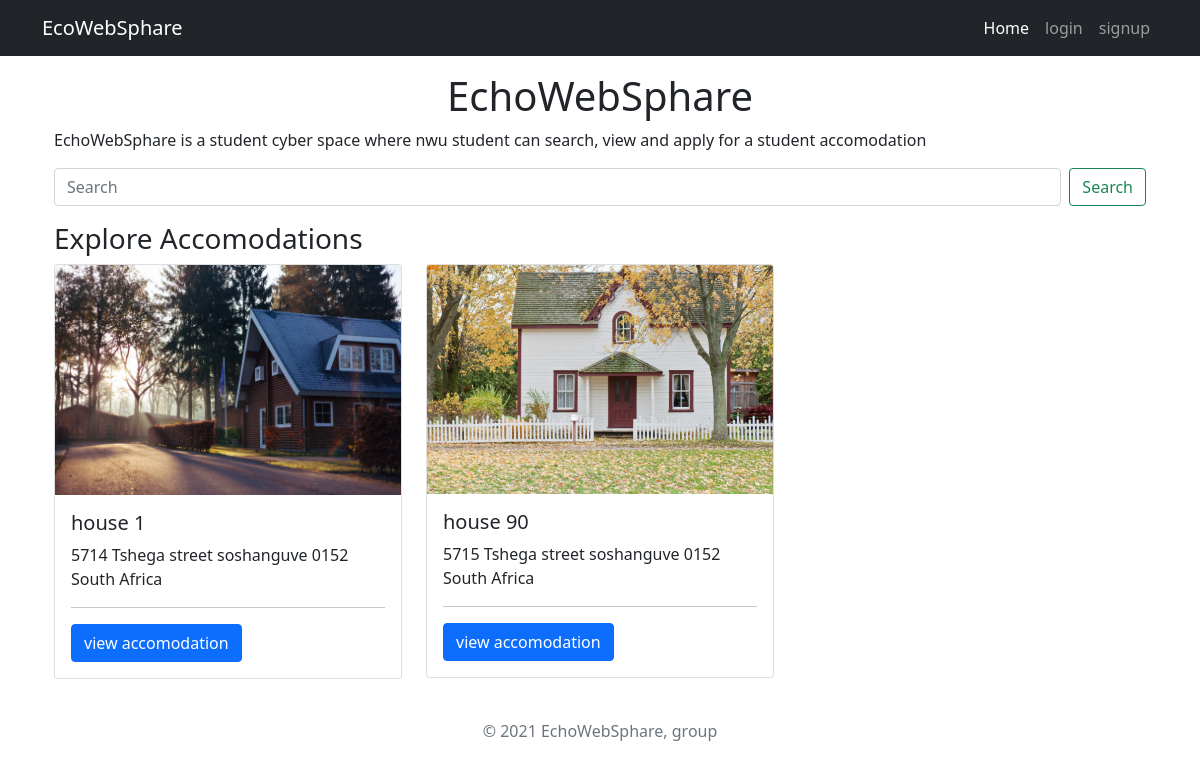
The app's page /, older data.
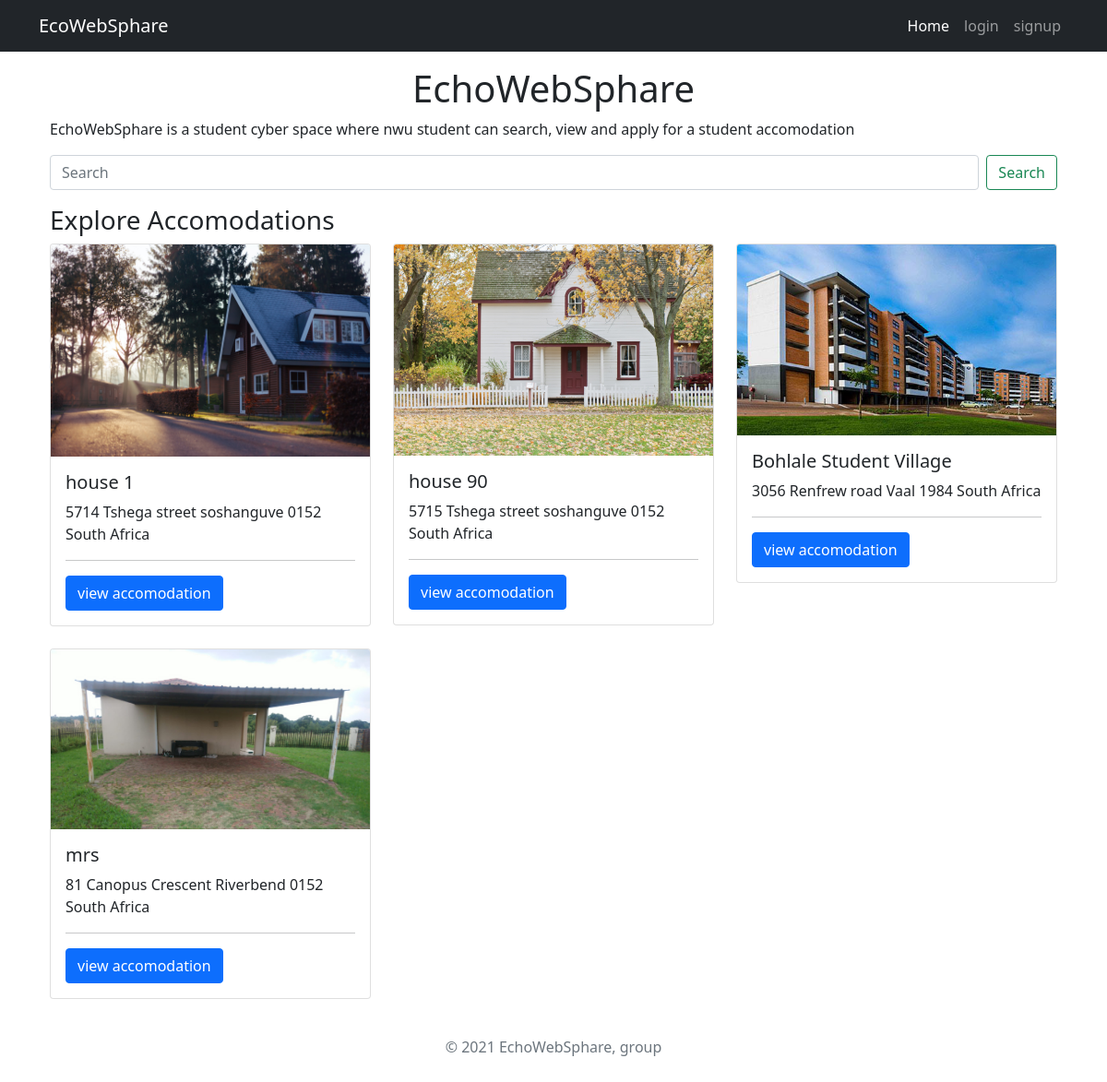
The same page, newer data.
### accomodations/models.py (models this page shows, shortened)
class Accomodation(models.Model):
    owner = models.ForeignKey(settings.AUTH_USER_MODEL,on_delete=models.CASCADE, related_name="owner")
    title = models.CharField(max_length=255, unique=True)
    address = models.OneToOneField(Address, on_delete=models.CASCADE)
    likes = models.ManyToManyField(settings.AUTH_USER_MODEL, blank=True, related_name='accomodation_likes')
    image_1 = models.ImageField(upload_to='images')
    image_2 = models.ImageField(upload_to='images', null=True, blank=True)
    image_3 = models.ImageField(upload_to='images', null=True, blank=True)
    image_4 = models.ImageField(upload_to='images', null=True, blank=True)
    image_5 = models.ImageField(upload_to='images', null=True, blank=True)
    description = models.TextField()
    applied = models.ManyToManyField(settings.AUTH_USER_MODEL,default=None, blank=True, related_name="applied")
    date_added = models.DateTimeField(auto_now_add=True)

class Address(models.Model):
    class ProvinceChoice(models.TextChoices):
        GAUTENG = 'GP', ('Gauteng')
    house_number = models.CharField(max_length=20,default="5714")
    street_name = models.CharField(max_length=255,default="Tshega street")
    provice = models.CharField(max_length=2,choices=ProvinceChoice.choices,default=ProvinceChoice.GAUTENG)
    locality = models.CharField(max_length=255, null=True,blank=True, default="soshanguve")
    municipality = models.CharField(max_length=255,default="Tshwane")
    postal_code = models.CharField(max_length=10,default="0152")
    country = models.CharField(default="South Africa", max_length=12, editable=False)
    def __str__(self):
        return f"{self.house_number} {self.street_name} {self.locality} {self.postal_code} {self.country}"

### accomodations/views.py (the view)
# urls.py: path('', AccomodationList.as_view(), name='home'),
class AccomodationList(ListView):
    model = Accomodation
    paginate_by = 10
    template_name = 'home.html'

### templates/home.html (shortened to what this page needs)
{% extends 'base.html' %}
{% load hitcount_tags %}
{% load crispy_forms_tags %}
{% block content %}
<div class="container mt-3">
    <h1 class="d-flex justify-content-center">
        EchoWebSphare
    </h1>
    <p>
        EchoWebSphare is a student cyber space where nwu student can search, view and apply for a student
        accomodation
    </p>
</div>
<div class="container mt-3 mb-3">
    <div class="justify-content-center">
        <form class="d-flex Bootstrap" action="{% url 'search_results' %}" method="get">
            <input name="q" class="form-control me-2" type="search" placeholder="Search" aria-label="Search">
            <button class="btn btn-outline-success" type="submit">Search</button>
        </form>
    </div>
</div>
<section class="container">
    <div class="">
        <h3>
            Explore Accomodations
        </h3>
    </div>
    <div class="row row-cols-1 row-cols-md-2 row-cols-lg-3 row-cols-sm-auto g-4">
        {% for house in accomodation_list %}
        <div class="col">
            <div class="card">
                <img src="{{house.image_1.url}}" class="card-img-top" alt="...">
                <div class="card-body">
                    <h5 class="card-title">{{house.title}}</h5>
                    <p class="card-text">{{house.address}}</p>
                    <hr>
                    <a href="{% url 'accomodation-detail' house.id %}" class="btn btn-primary">view accomodation</a>
                </div>
            </div>
        </div>
        {% endfor %}
    </div>
</section>
{% endblock %}

### templates/base.html (shortened to what this page needs)
{% load crispy_forms_tags %}
<!doctype html>
<html lang="en">
<head>
  <link href="https://cdn.jsdelivr.net/npm/bootstrap@5.1.2/dist/css/bootstrap.min.css" rel="stylesheet">
</head>
<body>
  <nav class="navbar navbar-expand-lg navbar-dark bg-dark">
    <div class="container">
      <a class="navbar-brand" href="{% url 'home' %}">EcoWebSphare</a>
      <div class="collapse navbar-collapse" id="navbarSupportedContent">
        <ul class="navbar-nav ms-auto mb-2 mb-lg-0">
          <li class="nav-item">
            <a class="nav-link active" aria-current="page" href="{% url 'home' %}">Home</a>
          </li>
          {% if user.is_authenticated %}
          <li class="nav-item">
            <a class="nav-link active" aria-current="page" href="{% url 'dashboard' %}">Dashboard</a>
          </li>
          <li class="nav-item">
            <a class="nav-link active" aria-current="page" href="{% url 'logout' %}">logout</a>
          </li>
          {% else %}
          <li class="nav-item">
            <a class="nav-link" href="{% url 'login' %}">login</a>
          </li>
          <li class="nav-item">
            <a class="nav-link" href="{% url 'signup' %}">signup</a>
          </li>
          {% endif %}
        </ul>
      </div>
    </div>
  </nav>
<div class="container">
    {% block content %}
  {% endblock content %}
</div>
  <div class="container">
    <footer class="py-3 my-4">
      <p class="text-center text-muted">© 2021 EchoWebSphare, group</p>
    </footer>
  </div>
</body>
</html>

Row changes from the older to the newer data that the page shows:
added Accomodation: image_1 (picture), title "Bohlale Student Village", address "3056 Renfrew road Vaal 1984 South Africa"
added Accomodation: image_1 (picture), title "mrs", address "81 Canopus Crescent Riverbend 0152 South Africa"
